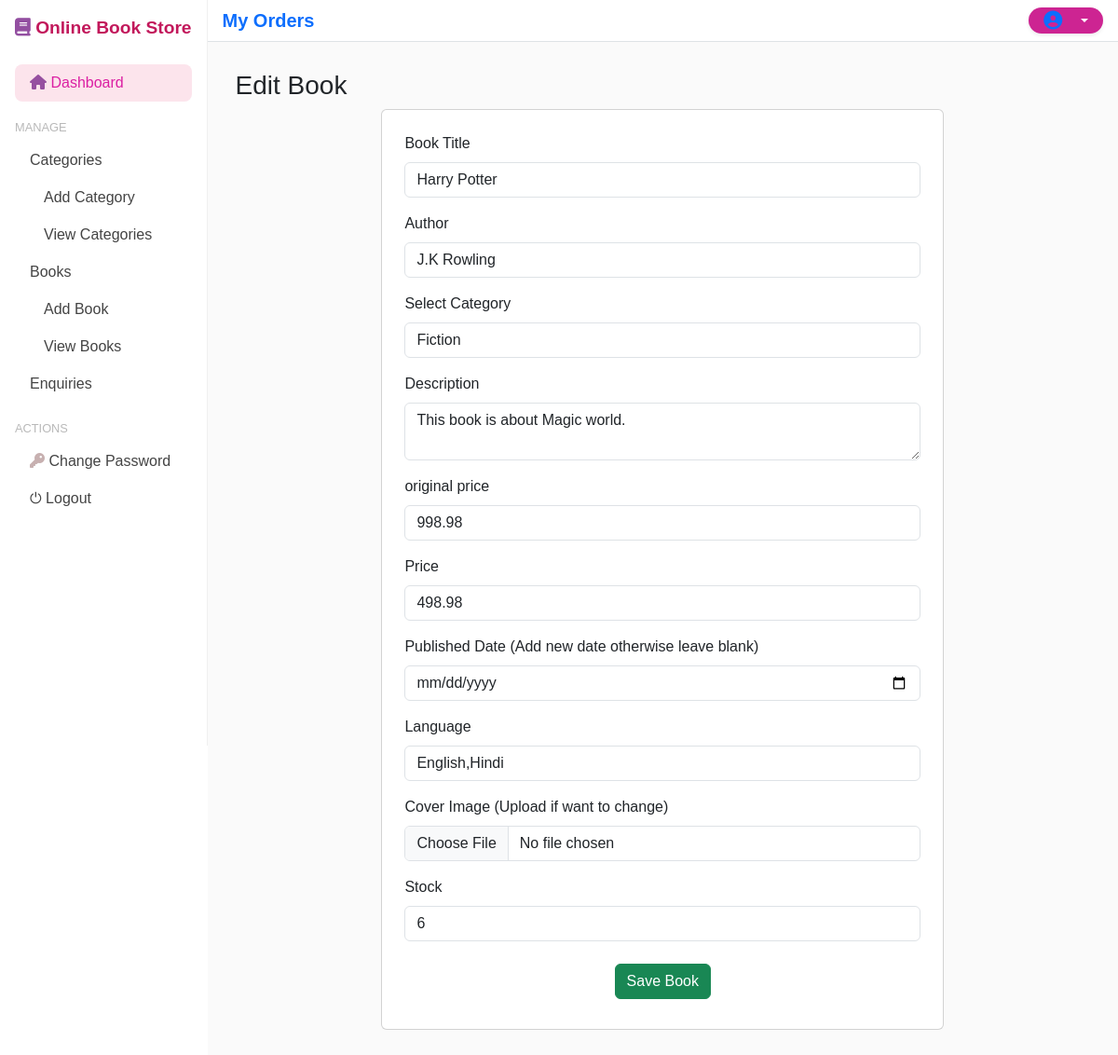
/adminapp/editbook/2 (signed in), run on the app's committed database.
### adminapp/models.py (models this page shows)
class Book(models.Model):
    title = models.CharField(max_length=250)
    author = models.CharField(max_length=255)
    category = models.ForeignKey(Category, on_delete=models.CASCADE)
    description = models.TextField(blank=True)
    original_price = models.DecimalField(max_digits=6, decimal_places=2)
    price = models.DecimalField(max_digits=6, decimal_places=2)
    publish_date = models.DateField()
    language = models.CharField(max_length=50)
    cover_image = models.ImageField(upload_to="book_covers/", blank=True, null=True)
    stock = models.PositiveIntegerField(default=0)
    created_at = models.DateTimeField(auto_now_add=True)
    updated_at = models.DateTimeField(auto_now=True)

class Category(models.Model):
    name = models.CharField(max_length=200)
    description = models.TextField()
    created_at = models.DateTimeField(auto_now_add=True)

### adminapp/views.py (the view, shortened to what this page needs)
# urls.py: path("editbook/<int:id>", views.editbook, name="editbook"),
@cache_control(no_cache=True, no_store =True,must_revalidate=True)
def editbook(request,id):
    if 'adminid' not in request.session:
        messages.error(request,'Session Timed Out')
        return redirect('adminlogin')
    adminid=request.session.get('adminid')
    book=Book.objects.get(id=id)
    cats=Category.objects.all()
    context={
        'adminid':adminid,
        'book':book,
        'cats':cats,
    }
    return render(request,'editbook.html',context)

### adminapp/templates/editbook.html (shortened to what this page needs)
{% extends 'adminbase1.html' %}
{% load static %}
{% block admin %}
    <h3>Edit Book</h3>
    <div class="row">
    <div class="col-sm-8 mx-auto">
        <div class="card p-4 ">
            <form action="" method="post" enctype="multipart/form-data">
                <div class="mb-3">
                    <label for="title" class="form-label">Book Title</label>
                    <input type="text" value="{{book.title}}" name="title" class="form-control" id="title" required/>
                </div>
                <div class="mb-3">
                    <label for="auth" class="form-label">Author</label>
                    <input name="author" value="{{book.author}}" id="auth" class="form-control" required/>
                </div>
                <div class="mb-3">
                    <label for="cat" class="form-label">Select Category</label>
                    <select name="category" id="cat" class="form-control" >
                        <option value="{{book.category.id}}" selected >{{book.category.name}}</option>
                    </select>
                </div>
                <div class="mb-3">
                    <label for="desc" class="form-label">Description</label>
                    <textarea  name="description" id="desc" class="form-control" required>{{book.description}}</textarea>
                </div>
                <div class="mb-3">
                    <label for="op" class="form-label">original price</label>
                    <input type="number" value="{{book.original_price}}" name="original_price" step="0.01" id="op" class="form-control" required>
                </div>
                <div class="mb-3">
                    <label for="p" class="form-label">Price</label>
                    <input type="number" value="{{book.price}}" name="price" step="0.01" id="p" class="form-control" required>
                </div>
                <div class="mb-3">
                    <label for="date" class="form-label">Published Date (Add new date otherwise leave blank)</label>
                    <input type="date" value="{{book.publish_date}}" name="published_date" id="date" class="form-control" >
                </div>
                <div class="mb-3">
                    <label for="lang" class="form-label">Language</label>
                    <input type="text" value="{{book.language}}" name="language" id="date" class="form-control" required>
                </div>
                <div class="mb-3">
                    <label for="ci" class="form-label">Cover Image (Upload if want to change)</label>
                    <input type="file" name="cover_image" id="ci" class="form-control" >
                </div>
                <div class="mb-3">
                    <label for="st" class="form-label">Stock</label>
                    <input type="number" value="{{book.stock}}" name="stock" id="st" class="form-control" required>
                </div>
                <div class="text-center p-2">
                    <button class="btn btn-success" type="submit"> Save Book</button>
                </div>
            </form>
        </div>
    </div>
</div>
{% endblock %}

### mainapp/static/css/style.css (style rules this page uses)
* { padding:0px; margin:0px; }
.form-control { margin-bottom: 15px; }
body { font-family: Arial, sans-serif; }

### adminapp/templates/adminbase1.html (style rules this page uses)
body { background-color: #fff; }

### data on the page
Book: title "Harry Potter", author "J.K Rowling", category "Fiction", description "This book is about Magic world.", original_price "998.98", price "498.98", language "English,Hindi", stock "6"
